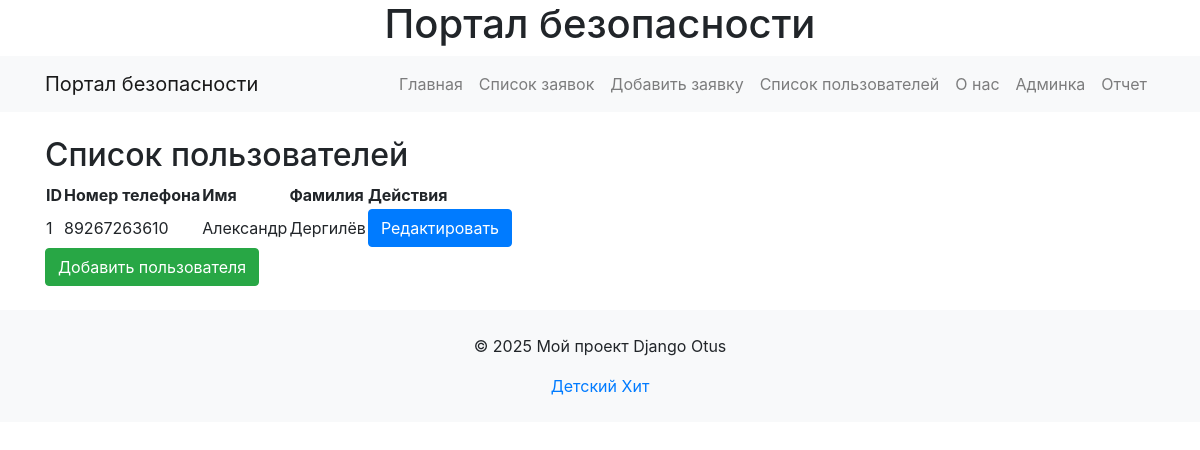
/users/, run on an earlier commit of the app's database.
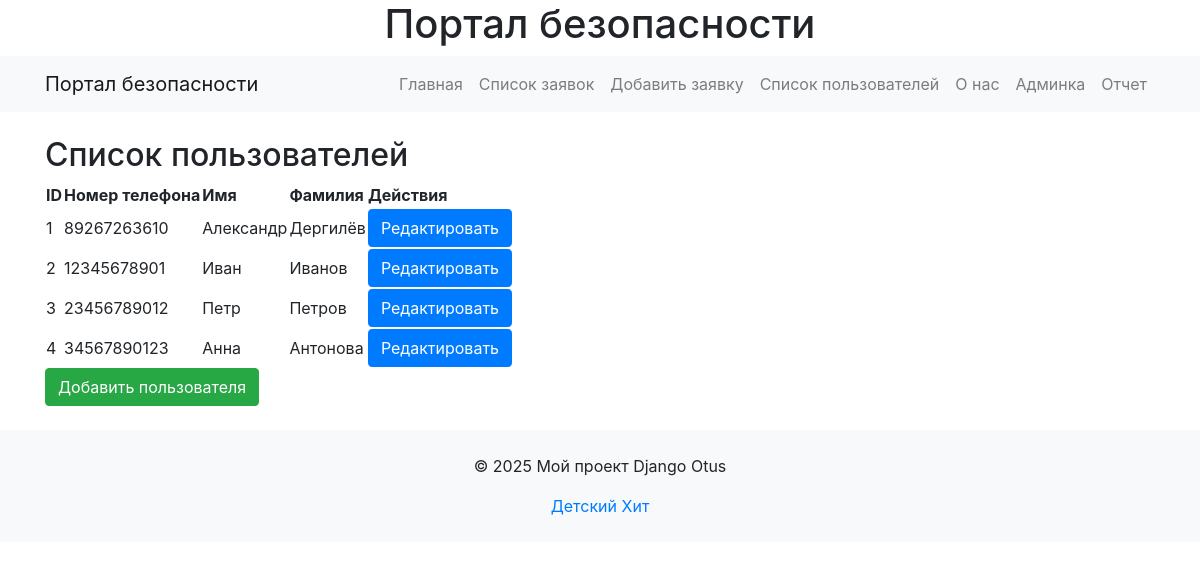
And on a later commit of the database.
### my_app/models.py (models this page shows, shortened)
class Users(models.Model):
    phone_number = models.CharField(
        max_length=11, unique=True, verbose_name="Номер телефона"
    )
    first_name = models.CharField(
        max_length=100, blank=True, null=True, verbose_name="Имя"
    )
    last_name = models.CharField(
        max_length=100, blank=True, null=True, verbose_name="Фамилия"
    )

### my_app/views.py (the view)
# urls.py: path("users/", views.user_list, name="users_list"),
def user_list(request):
    users = Users.objects.all()  # Получаем всех пользователей из базы данных
    return render(request, "my_app/users_list.html", {"users": users})

### my_app/templates/my_app/users_list.html (shortened to what this page needs)
{% extends 'my_app/base.html' %}
{% block content %}
    <h2>Список пользователей</h2>
    <table>
        <thead>
            <tr>
                <th>ID</th>
                <th>Номер телефона</th>
                <th>Имя</th>
                <th>Фамилия</th>
                <th>Действия</th>
            </tr>
        </thead>
        <tbody>
            {% for user in users %}
                <tr>
                    <td>{{ user.id }}</td>
                    <td>{{ user.phone_number }}</td>
                    <td>{{ user.first_name }}</td>
                    <td>{{ user.last_name }}</td>
                    <td>
                        <a href="{% url 'edit_user' user.id %}" class="btn btn-primary">Редактировать</a>
                    </td>
                </tr>
            {% endfor %}
        </tbody>
    </table>
    <a href="{% url 'add_user' %}" class="btn btn-success">Добавить пользователя</a>
{% endblock %}

### my_app/templates/my_app/base.html (shortened to what this page needs)
<!DOCTYPE html>
<html lang="ru">
<head>
    <link href="https://stackpath.bootstrapcdn.com/bootstrap/4.5.2/css/bootstrap.min.css" rel="stylesheet">
</head>
<body>
    <header>
        <h1 class="text-center">Портал безопасности</h1>
        <nav class="navbar navbar-expand-lg navbar-light bg-light">
            <div class="container">
                <a class="navbar-brand" href="#">Портал безопасности</a>
                <div class="collapse navbar-collapse" id="navbarNav">
                    <ul class="navbar-nav ml-auto">
                        <li class="nav-item">
                            <a class="nav-link" href="{% url 'home' %}">Главная</a>
                        </li>
                        <li class="nav-item">
                            <a class="nav-link" href="{% url 'task_list' %}">Список заявок</a>
                        </li>
                        <li class="nav-item">
                            <a class="nav-link" href="{% url 'add_task' %}">Добавить заявку</a>
                        </li>
                        <li class="nav-item">
                            <a class="nav-link" href="{% url 'users_list' %}">Список пользователей</a>
                        </li>
                        <li class="nav-item">
                            <a class="nav-link" href="/about/">О нас</a>
                        </li>
                        <li class="nav-item">
                            <a class="nav-link" href="{% url 'admin:index' %}">Админка</a>
                        </li>
                        <li class="nav-item">
                            <a class="nav-link" href="{% url 'generate_report' %}">Отчет</a>
                        </li>
                    </ul>
                </div>
            </div>
        </nav>
    </header>
    <main class="container mt-4">
        {% block content %}{% endblock %}
    </main>
    <footer class="bg-light text-center text-lg-start mt-4">
        <div class="container p-4">
            <p>&copy; 2025 Мой проект Django Otus</p>
            <div class="RP-SCRIPT"><a class="RP-LINK" href="https://radiopotok.ru/radio/1395">Детский Хит</a></div>
        </div>
    </footer>
</body>
</html>

What changed in the data, as far as the page shows it:
added Users: id "2", phone_number "12345678901", first_name "Иван", last_name "Иванов"
added Users: id "3", phone_number "23456789012", first_name "Петр", last_name "Петров"
added Users: id "4", phone_number "34567890123", first_name "Анна", last_name "Антонова"
